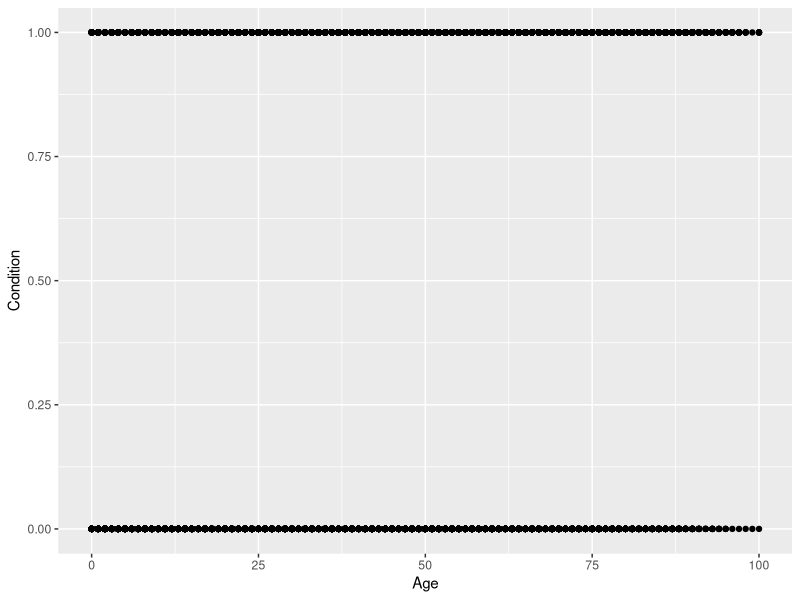
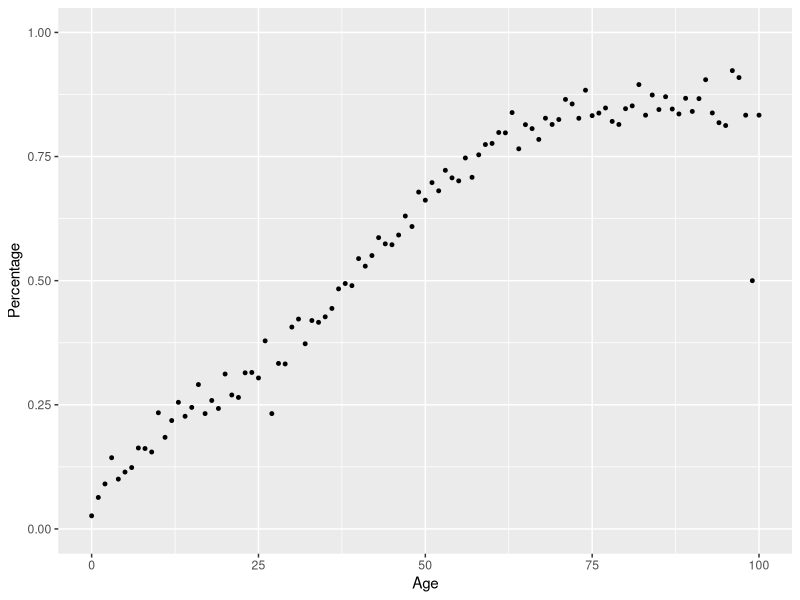
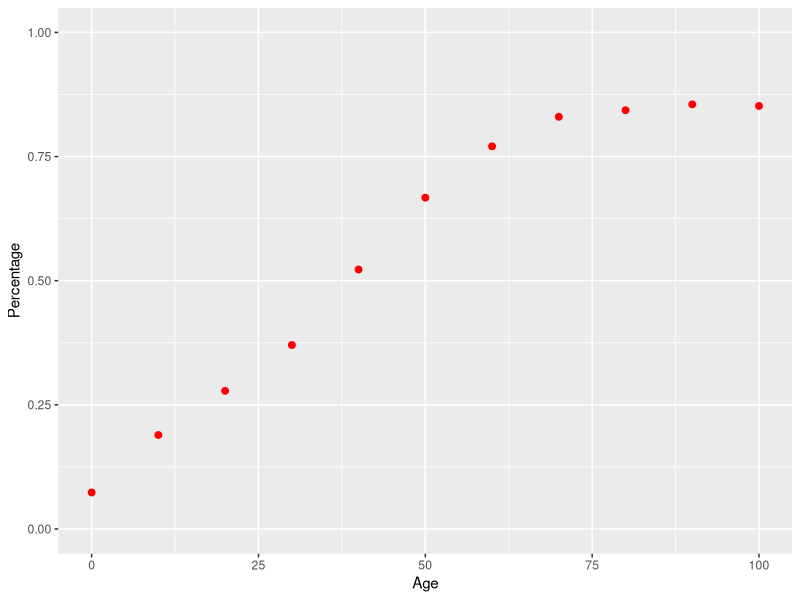
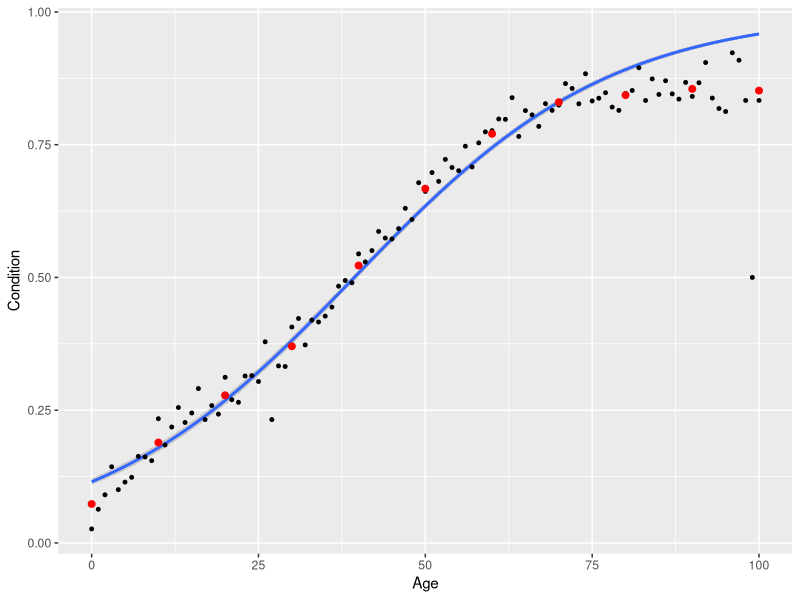
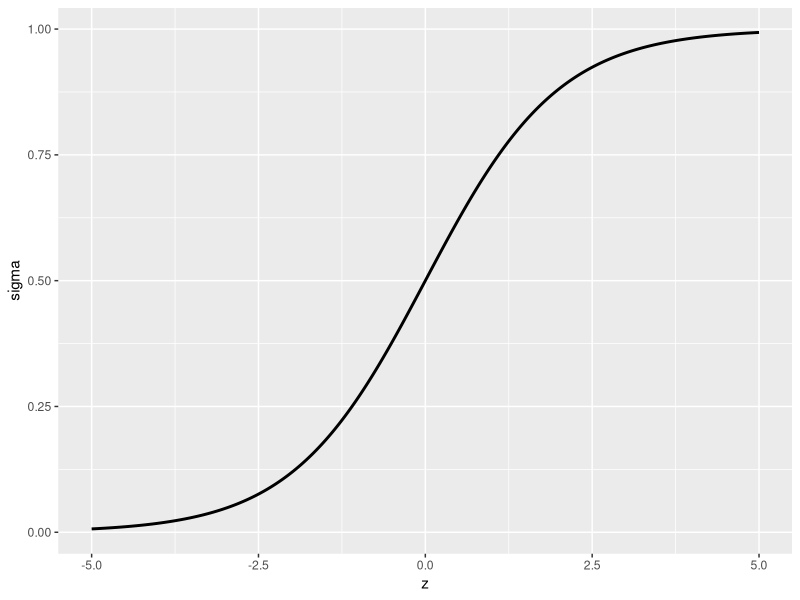
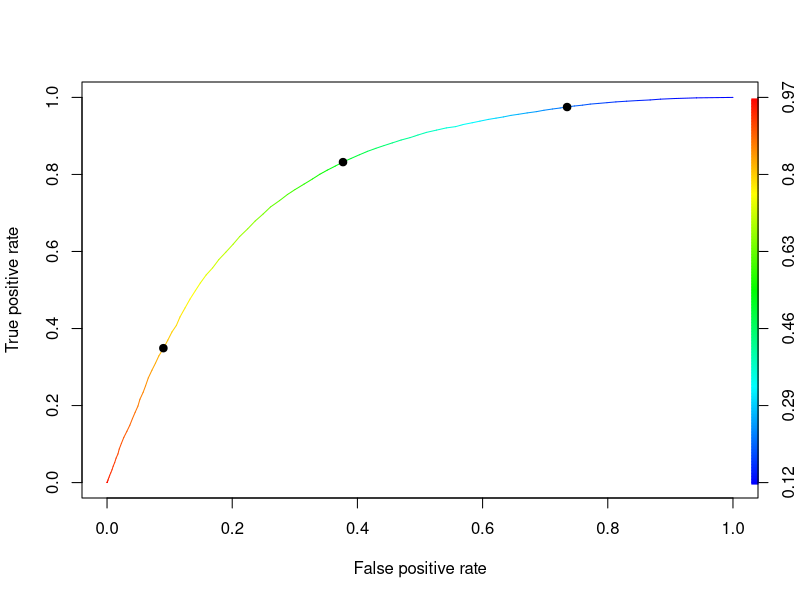
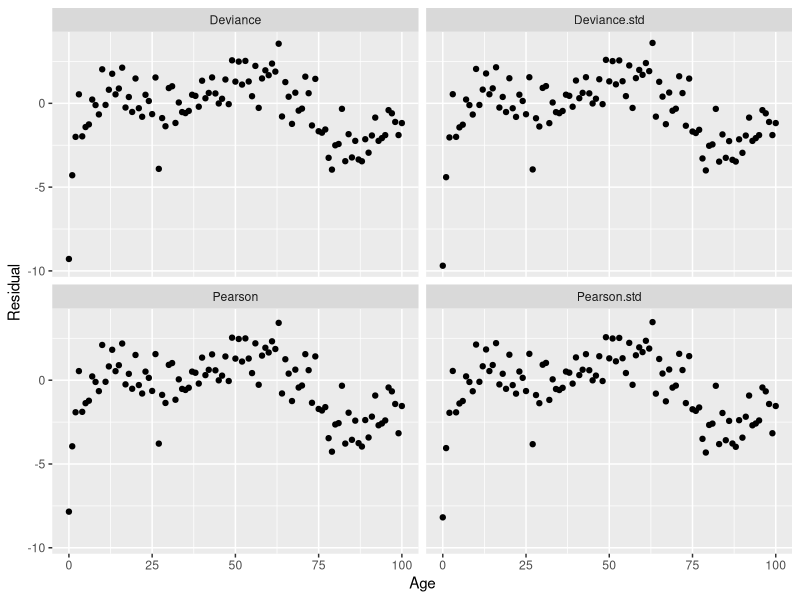

Here is the R script that generated these plots, in order:
library(tidyverse)
library(ROCR)

# to recreate chronic.csv :
# namcs <- read_delim("../datasets/namcs2009.tsv","\t", escape_double = FALSE, trim_ws = TRUE)
# chronic <- namcs %>% filter( NOCHRON < 2 ) %>% select(Age = AGE, Sex = SEX, Condition = NOCHRON)
# chronic$Condition <- 1 - chronic$Condition
# chronic$Sex <- chronic$Sex - 1
# summary( chronic )
# write_csv( chronic, "../datasets/chronic.csv" )

( chronic <- read_csv("datasets/chronic.csv", col_types=cols()) )
( chronic.size <- dim(chronic)[1] )

ggplot( chronic, aes(Age,Condition)) + geom_point()
# ggsave("../images/chronic_plot.png", device="png")

chronic %>% 
  group_by(Condition) %>% 
  summarize( Number = n(), Percentage = n()/chronic.size, .groups = "drop")

( cohorts <- chronic %>% 
    group_by(Age) %>% 
    summarize(Number = n(), Percentage = mean(Condition), .groups = "drop") )
ggplot( cohorts, aes(Age,Percentage) ) + geom_point( size=1 ) + ylim(0,1)
# ggsave("../images/chronic_age_cohorts.png", device="png")

# create tabular summary:
chronic <- chronic %>% mutate( Decade = 10*(round(Age/10) ))
( decades <- chronic %>% group_by(Decade) %>% 
    summarize( Number = n(), With.condition = sum(Condition), Percentage = mean(Condition), .groups="drop" ))

ggplot( decades, aes(Decade,Percentage) ) + 
  geom_point( color="red", size=2) + ylim(0,1) + xlab("Age")
# ggsave("../images/chronic_cohorts.png", device="png")

ggplot(chronic, aes(Age,Condition)) + 
  geom_smooth(method=glm,method.args=list(family=binomial),size=1) + 
  geom_point( data=cohorts, aes(Age,Percentage), size=1) + 
  geom_point( data=decades, aes(Decade,Percentage), color="red", size=2)
# ggsave("images/ages_decades.png", device="png")

( chronic.fit <- glm( Condition ~ Age, data = chronic, family = "binomial" ) )
summary(chronic.fit)
chronic <- chronic %>% mutate( Probability = chronic.fit$fitted.values)

# g + geom_line( data=chronic, aes(x = Age, y = Probability), size=1 )
# ggsave("../images/chronic_fit.png",device="png")

# g + geom_line( data=chronic, aes(x = Age, y = Probability), size=1 ) + geom_point( data=ages, aes(x=Age,y=Percentage), size=1)

# new <- data.frame(Age=seq(-70,150,by=1))
# predictions <- predict(chronic.fit,new,type="response")
# extended.curve <- data.frame(Age = new$Age, Probability = predictions)
# g + xlim(-70,150) + geom_line( data=extended.curve, aes( x = Age, y = Probability), size=1 )
# ggsave("../images/chronic_logit.png",device="png")

z = seq(-5,5,len=1000)
logit <- data.frame(z = z, sigma = 1 / ( 1 + exp(-z) ) )
ggplot( logit, aes(z,sigma)) + geom_line( size=1 )
# ggsave("../images/logit.png", device="png")

chronic.fit <- glm( Condition ~ Age, data = chronic, family = "binomial" )
summary(chronic.fit)
chronic <- chronic %>% mutate( Probability = chronic.fit$fitted.values)

( chronic <- chronic %>% mutate( Classifier = as.numeric(Age > 39.36) ) )
class.table <- table( chronic$Condition, chronic$Classifier )
rownames( class.table ) <- c("Does not have condition", "Has condition")
colnames( class.table ) <- c("Condition not predicted", "Condition predicted" )
class.table 
mean( chronic$Condition == chronic$Classifier )
mean( chronic$Condition != chronic$Classifier )

chronic <- chronic %>% mutate( Classifier = as.numeric(Probability > 0.80) )
class.table <- table( chronic$Condition, chronic$Classifier )
rownames( class.table ) <- c("Does not have condition", "Has condition")
colnames( class.table ) <- c("Condition not predicted", "Condition predicted" )
class.table
prop.table( class.table, 1 )
mean( chronic$Condition == chronic$Classifier )
mean( chronic$Condition != chronic$Classifier )

chronic <- chronic %>% mutate( Classifier = as.numeric(Probability > 0.20) )
class.table <- table( chronic$Condition, chronic$Classifier )
rownames( class.table ) <- c("Does not have condition", "Has condition")
colnames( class.table ) <- c("Condition not predicted", "Condition predicted" )
class.table 
prop.table( class.table, 1 )
mean( chronic$Condition == chronic$Classifier )
mean( chronic$Condition != chronic$Classifier )

pred <- prediction(chronic$Probability, chronic$Condition)
perf <- performance(pred,"tpr","fpr")
plot(perf, colorize=TRUE )
points( c(.735,.377,.09), c(.975,.832,.349), pch=19)
auc <- performance( pred, "auc")
auc@y.values[[1]]

( cohorts <- chronic %>% 
    group_by(Age) %>% 
    summarize(N=n(), Successes=sum(Condition), Failures=N-Successes, Percentage=mean(Condition), .groups="drop"))
cohorts.null <- glm( cbind(Successes,Failures) ~ 1, data = cohorts, family=binomial)
summary(cohorts.null)
null.odds <- exp(cohorts.null$coefficients[[1]]) 
pi.null <- null.odds / (1+null.odds) 
cohorts <- cohorts %>% mutate( Pi.null = pi.null )
( cohorts <- cohorts %>% 
    mutate( Null.deviance = 2*(Successes*log(Percentage/Pi.null) + Failures*log((1-Percentage)/(1-Pi.null)) )))
sum( cohorts$Null.deviance )

cohorts.fit <- glm( cbind(Successes,Failures) ~ Age, data = cohorts, family=binomial)
summary(cohorts.fit)

new <- data.frame( Age = cohorts$Age )
predictions <- predict( cohorts.fit, new, type="response" )
cohorts <- cohorts %>% mutate( Pi.hat = predictions )
( cohorts <- cohorts %>% 
    mutate(Deviance = 2*( Successes*log(Percentage/Pi.hat) + Failures*log((1-Percentage)/(1-Pi.hat)) )) )
sum( cohorts$Deviance ) 
( G2.cohorts <- cohorts.fit$null.deviance - cohorts.fit$deviance )
pchisq( G2.cohorts, df=1, lower.tail = FALSE)

( G2.chronic <- chronic.fit$null.deviance - chronic.fit$deviance )
pchisq( G2.chronic, df=1, lower.tail = FALSE)

X.cohorts <- residuals(cohorts.fit, type="pearson")
(X2.cohorts <- sum( X.cohorts^2 ))
pchisq( X2.cohorts, cohorts.fit$df.residual, lower.tail=FALSE)

(cohorts <- cohorts %>% 
    mutate( Deviance = sqrt(Deviance)*sign(Percentage - Pi.hat)) %>% 
    mutate( Pearson = X.cohorts ))

( cohorts <- cohorts %>% 
    mutate( Hat = hatvalues( cohorts.fit) ) %>%
    mutate( Deviance.std = Deviance / sqrt(1-Hat)) %>% 
    mutate( Pearson.std = Pearson / sqrt(1-Hat) ) %>% 
    select( -Hat ) %>% 
    select( Age,Deviance:Pearson.std) %>% 
    gather(Type, Residual, Deviance:Pearson.std) )
ggplot(cohorts,aes(Age,Residual))+geom_point()+facet_wrap(~Type)
# ggsave("images/cohorts_residuals.png",device="png")
